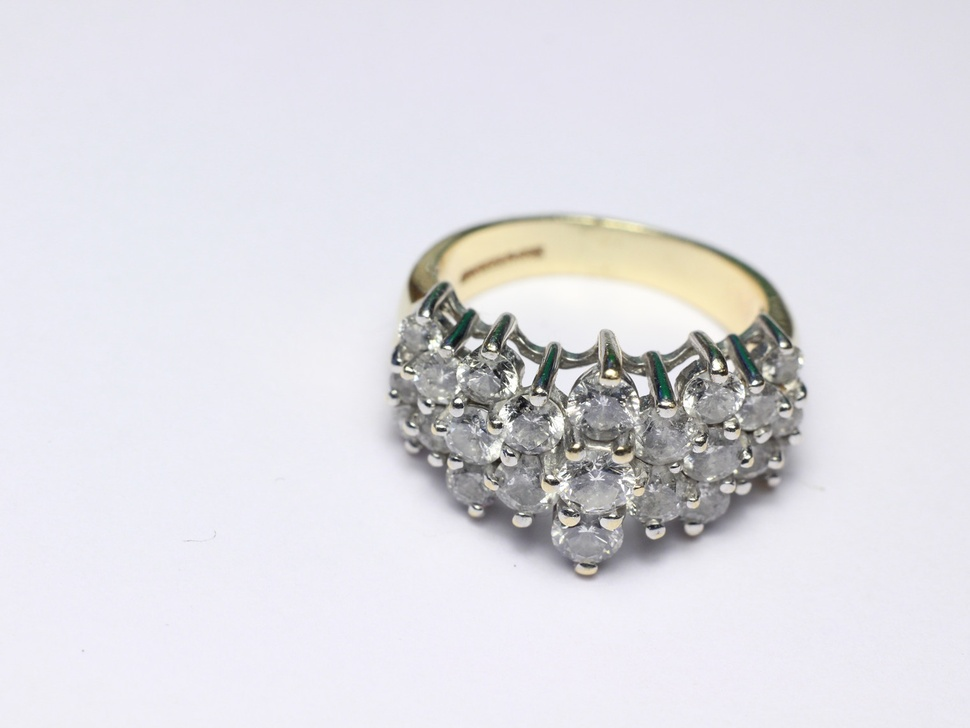
#> input picture input/step0.jpg, 970 x 728 px, shrunk from 1521 x 1141 before the run; its folder holds only this picture in this run
$ python main_separate_2_group.py   (older library calls are emulated)
#> lines starting #> are read from the running program, lines starting #| are printed output that depends on the picture
### FocusStack.py
"""

Simple Focus Stacker

    Author:     Charles McGuinness (charles@mcguinness.us)
    Copyright:  Copyright 2015 Charles McGuinness
    License:    Apache License 2.0


This code will take a series of images and merge them so that each
pixel is taken from the image with the sharpest focus at that location.

The logic is roughly the following:

1.  Align the images.  Changing the focus on a lens, even
    if the camera remains fixed, causes a mild zooming on the images.
    We need to correct the images so they line up perfectly on top
    of each other.

2.  Perform a gaussian blur on all images

3.  Compute the laplacian on the blurred image to generate a gradient map

4.  Create a blank output image with the same size as the original input
    images

4.  For each pixel [x,y] in the output image, copy the pixel [x,y] from
    the input image which has the largest gradient [x,y]


This algorithm was inspired by the high-level description given at

http://stackoverflow.com/questions/15911783/what-are-some-common-focus-stacking-algorithms

"""

import numpy as np
import cv2

# [12 lines left out: function findHomography, not called in this run]


#
#   Align the images so they overlap properly...
#
#
def align_images(images):

    #   SIFT generally produces better results, but it is not FOSS, so chose the feature detector
    #   that suits the needs of your project.  ORB does OK
    use_sift = True

    outimages = []

    if use_sift:
        detector = cv2.xfeatures2d.SIFT_create()
    else:
        detector = cv2.ORB_create(1000)

    #   We assume that image 0 is the "base" image and align everything to it
    print("Detecting features of base image")
    outimages.append(images[0])
    image1gray = cv2.cvtColor(images[0],cv2.COLOR_BGR2GRAY)
    image_1_kp, image_1_desc = detector.detectAndCompute(image1gray, None)

    for i in range(1,len(images)):
        print("Aligning image {}".format(i))
        image_i_kp, image_i_desc = detector.detectAndCompute(images[i], None)

        if use_sift:
            bf = cv2.BFMatcher()
            # This returns the top two matches for each feature point (list of list)
            pairMatches = bf.knnMatch(image_i_desc,image_1_desc, k=2)
            rawMatches = []
            for m,n in pairMatches:
                if m.distance < 0.7*n.distance:
                    rawMatches.append(m)
        else:
            bf = cv2.BFMatcher(cv2.NORM_HAMMING, crossCheck=True)
            rawMatches = bf.match(image_i_desc, image_1_desc)

        sortMatches = sorted(rawMatches, key=lambda x: x.distance)
        matches = sortMatches[0:128]


        hom = findHomography(image_i_kp, image_1_kp, matches)
        newimage = cv2.warpPerspective(images[i], hom, (images[i].shape[1], images[i].shape[0]), flags=cv2.INTER_LINEAR)

        outimages.append(newimage)
        # If you find that there's a large amount of ghosting, it may be because one or more of the input
        # images gets misaligned.  Outputting the aligned images may help diagnose that.
        # cv2.imwrite("aligned{}.png".format(i), newimage)


    return outimages

#
#   Compute the gradient map of the image
def doLap(image):

    # YOU SHOULD TUNE THESE VALUES TO SUIT YOUR NEEDS
    kernel_size = 5         # Size of the laplacian window
    blur_size = 5           # How big of a kernal to use for the gaussian blur
                            # Generally, keeping these two values the same or very close works well
                            # Also, odd numbers, please...

    blurred = cv2.GaussianBlur(image, (blur_size,blur_size), 0)
    return cv2.Laplacian(blurred, cv2.CV_64F, ksize=kernel_size)

#
#   This routine finds the points of best focus in all images and produces a merged result...
#
def focus_stack(unimages):
    images = align_images(unimages)

    print("Computing the laplacian of the blurred images")
    laps = []
    for i in range(len(images)):
        print ("Lap {}".format(i))
        laps.append(doLap(cv2.cvtColor(images[i],cv2.COLOR_BGR2GRAY)))

    laps = np.asarray(laps)
    print ("Shape of array of laplacians = {}".format(laps.shape))

    output = np.zeros(shape=images[0].shape, dtype=images[0].dtype)

    abs_laps = np.absolute(laps)
    maxima = abs_laps.max(axis=0)
    bool_mask = abs_laps == maxima
    mask = bool_mask.astype(np.uint8)
    for i in range(0,len(images)):
        output = cv2.bitwise_not(images[i],output, mask=mask[i])

    return 255-output

### main_separate_2_group.py
import os
import cv2
import time
import FocusStack
from collections import defaultdict
import re

def natural_sort_key(s):
    # ฟังก์ชันสำหรับแยกตัวเลขออกจากชื่อไฟล์ เพื่อการเรียงลำดับตามตัวเลข
    return [int(text) if text.isdigit() else text for text in re.split(r'(\d+)', s)]

def stackHDRs(image_files, output_filename, chunk_size=3):
    # เช็คว่ามีกี่กลุ่ม โดยเอาจำนวนรูปทั้งหมดหาร 4 (ถ้าเหลือเศษจากการหาร (เศษไม่เท่ากับ 0) จะเพิ่ม 1 เข้าไปที่ num_chunks)
    num_chunks = len(image_files) // chunk_size + (1 if len(image_files) % chunk_size != 0 else 0)
    merged_images = []

    for i in range(num_chunks):
        # ใน 1 กลุ่มย่อย มี 5 รูป เรียงแบบนี้ image_files[0:5] -> image_files[5:10] -> image_files[10:15]
        chunk_files = image_files[i * chunk_size:(i + 1) * chunk_size]
        focusimages = []

        for img in chunk_files:
            print("Reading in file {}".format(img))
            focusimages.append(cv2.imread("input/{}".format(img)))

        merged_chunk = FocusStack.focus_stack(focusimages)
        merged_images.append(merged_chunk)

        # ล้างหน่วยความจำ
        del focusimages
        del merged_chunk

    # แบ่งกลุ่มย่อยอีกชั้นนึงด้วย chunk_size = 2
    final_merged_images = []
    final_chunk_size = 3
    final_num_chunks = len(merged_images) // final_chunk_size + (1 if len(merged_images) % final_chunk_size != 0 else 0)

    for i in range(final_num_chunks):
        final_chunk = merged_images[i * final_chunk_size:(i + 1) * final_chunk_size]
        final_merged_chunk = FocusStack.focus_stack(final_chunk)
        final_merged_images.append(final_merged_chunk)

        # ล้างหน่วยความจำ
        del final_chunk
        del final_merged_chunk

    # ทำ FocusStack รอบสุดท้ายกับภาพที่รวมกันได้ทั้งหมด
    final_image = FocusStack.focus_stack(final_merged_images)
    cv2.imwrite(output_filename, final_image)

    # ล้างหน่วยความจำ
    del merged_images
    del final_merged_images
    del final_image

if __name__ == "__main__":
    start_time = time.time()

    image_files = sorted(os.listdir("input"))

    # กรองเฉพาะไฟล์ที่เป็นรูปภาพ
    image_files = [img for img in image_files if img.split(".")[-1].lower() in ["jpg", "jpeg", "png", "bmp"]]

    # เรียงไฟล์ตามลำดับตัวเลขในชื่อไฟล์
    image_files.sort(key=natural_sort_key)

    # จัดกลุ่มไฟล์ตาม prefix
    groups = defaultdict(list)
    for img in image_files:
        prefix = "_".join(img.split("_")[:2])
        groups[prefix].append(img)

    # ประมวลผลแต่ละกลุ่ม
    for idx, (prefix, group_files) in enumerate(groups.items(), start=1):
        output_filename = f"merged{idx}.bmp"
        stackHDRs(group_files, output_filename)
#> in align_images, `image1gray = cv2.cvtColor(images[0],cv2.COLOR_BGR2GRAY)`:
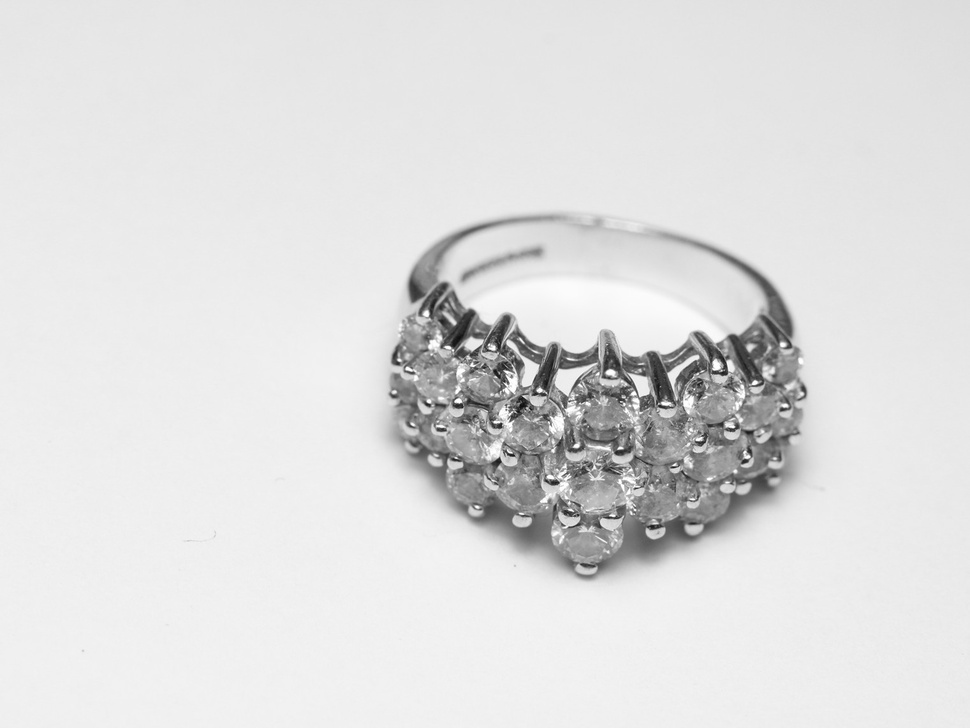
#> image1gray: shape (728, 970); min 12, max 255, mean 222.5
#> in align_images, `image_1_kp, image_1_desc = detector.detectAndCompute(image1gray, None)`: image_1_kp = 1443 keypoints; strongest (x, y, size): (539, 390, 3.5), (717, 365, 6.1), (755, 382, 3.2), (611, 372, 5)
#> after the loop in align_images, `for i in range(1,len(images)):`: outimages = 1 item
#> the loop in focus_stack, `for i in range(len(images)):` made 1 pass
#> (kernel_size in doLap, blur_size in doLap) on pass 1: (5, 5)
#| Lap 0
#| Shape of array of laplacians = (1, 728, 970)
#> in focus_stack, `maxima = abs_laps.max(axis=0)`:
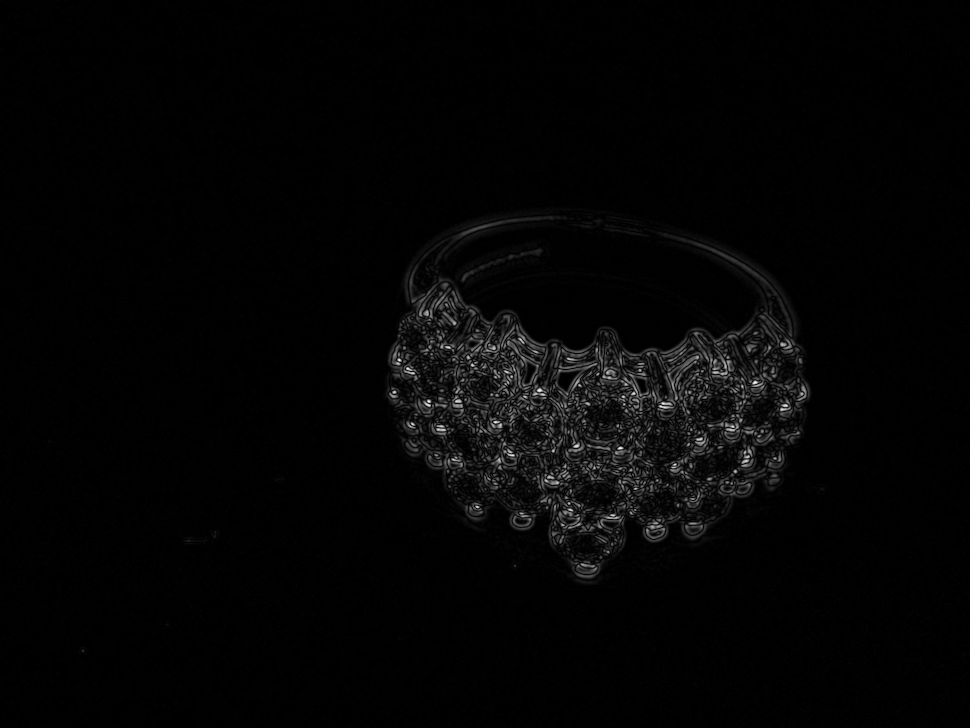
#> maxima: shape (728, 970) float64; min 0, max 3110, mean 60.4; drawn with min black and max white
#> the loop in focus_stack, `for i in range(0,len(images)):` made 1 pass
#> pass 1, in focus_stack, `output = cv2.bitwise_not(images[i],output, mask=mask[i])`:
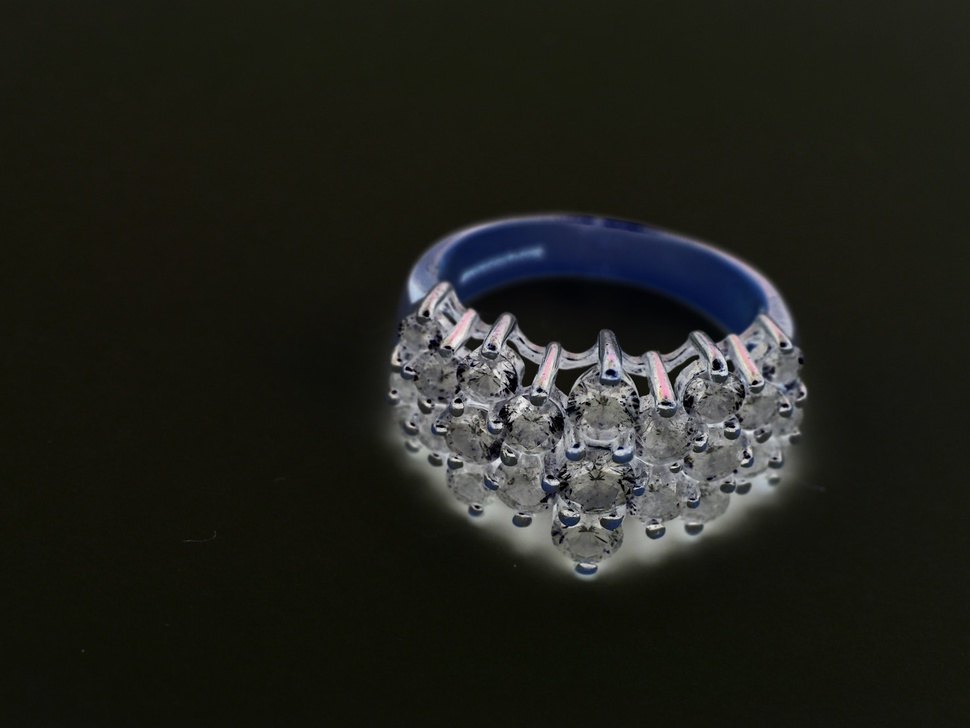
#> output: shape (728, 970, 3); mean of channels 0, 1, 2 27.8, 33.5, 32.5; drawn as B, G, R
#> in focus_stack, returned value is the input picture: shape (728, 970, 3); mean B, G, R 227.2, 221.5, 222.5
#> in stackHDRs, `final_num_chunks = len(merged_images) // final_chunk_size + (1 if len(..`: final_num_chunks = 1
#> the loop in stackHDRs, `for i in range(final_num_chunks):` made 1 pass
#| Lap 0
#> after the loop in stackHDRs, `for i in range(final_num_chunks):`: final_merged_images = 1 item
#| Shape of array of laplacians = (1, 728, 970)

    end_time = time.time()
    elapsed_time = end_time - start_time
    print(f"All Time Process: {elapsed_time:.2f} sec")
    print("That's All Folks!")
